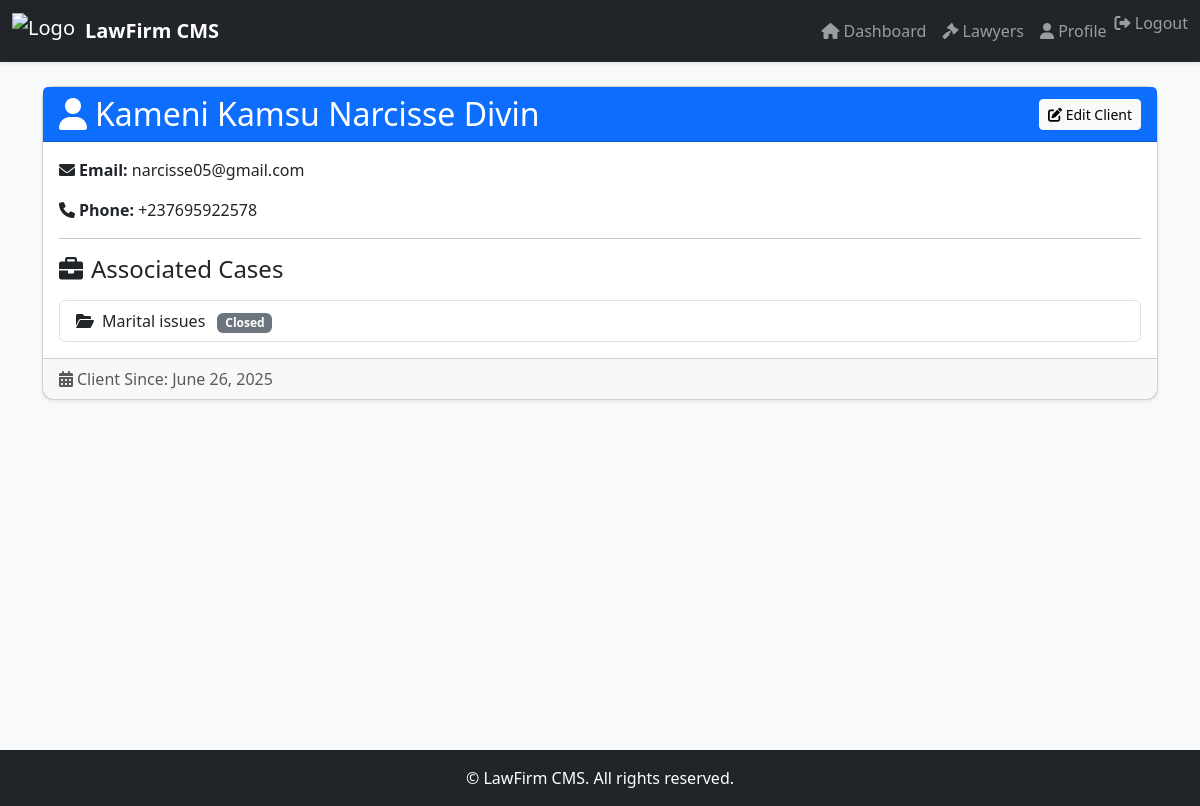
Screenshot of /client/1/ (signed in) with the database file from the repository.
### core/models.py (models this page shows, shortened)
class Client(models.Model):
    user = models.OneToOneField(
        User,
        on_delete=models.CASCADE,
        related_name='client_profile',
        verbose_name='User Account',
        null=True,  # Make nullable for existing data
        blank=True  # Allow blank in forms
    )
    name = models.CharField(
        max_length=100,
        help_text="Client's full name"
    )
    email = models.EmailField(
        unique=True,
        help_text="Primary email address (must be unique)"
    )
    phone = models.CharField(
        max_length=20,
        blank=True,
        null=True,
        help_text="Contact phone number"
    )
    address = models.TextField(
        blank=True,
        null=True,
        help_text="Full mailing address"
    )
    date_of_birth = models.DateField(
        blank=True,
        null=True,
        help_text="Date of birth (YYYY-MM-DD)",
        verbose_name="Date of Birth"
    )
    created_at = models.DateTimeField(
        auto_now_add=True,
        help_text="When this client was created",
        null=True,  # Make nullable for existing data
        blank=True  # Allow blank in forms
    )
    updated_at = models.DateTimeField(
        auto_now=True,
        help_text="When this client was last updated",
        null=True,  # Make nullable for existing data
        blank=True  # Allow blank in forms
    )
    class Meta:
        ordering = ['name']
        verbose_name = 'Client'
        verbose_name_plural = 'Clients'
        indexes = [
            models.Index(fields=['email'], name='client_email_idx'),
            models.Index(fields=['name'], name='client_name_idx'),
        ]

class Case(models.Model):
    STATUS = [
        ('open',    'Open'),
        ('pending', 'Pending'),
        ('closed',  'Closed'),
    ]
    title       = models.CharField(max_length=255)
    client      = models.ForeignKey(Client, on_delete=models.CASCADE)
    description = models.TextField(blank=True)
    lawyer      = models.ForeignKey(User, on_delete=models.SET_NULL, null=True)
    status    = models.CharField(max_length=20, choices=STATUS, default='open')
    opened_on = models.DateField(auto_now_add=True)
    due_date  = models.DateField(null=True, blank=True)

### core/views.py (the view)
# urls.py: path('client/<int:pk>/', views.client_detail, name='client_detail'),
@login_required
def client_detail(request, pk):
    client = get_object_or_404(Client, pk=pk)
    if not (request.user.is_superuser or request.user.groups.filter(name__in=['Admin', 'Lawyer']).exists() or (hasattr(request.user, 'client_profile') and request.user.client_profile.pk == client.pk)):
        messages.error(request, 'You do not have permission to view this client.')
        return redirect('dashboard')
    cases = Case.objects.filter(client=client)
    context = {
        'client': client,
        'cases': cases
    }
    return render(request, 'client_detail.html', context)

### core/templates/client_detail.html (shortened to what this page needs)
{% extends 'base.html' %}
{% load form_filters %}
{% block content %}
<div class="card shadow-sm mb-4">
    <div class="card-header d-flex justify-content-between align-items-center bg-primary text-white">
        <h2 class="card-title mb-0"><i class="fas fa-user me-2"></i>{{ client.name }}</h2>
        {% if user.is_superuser or user|has_group:'Admin' or user|has_group:'Lawyer' %}
        <a href="{% url 'client_update' client.pk %}" class="btn btn-light btn-sm"><i class="fas fa-edit"></i> Edit Client</a>
        {% endif %}
    </div>
    <div class="card-body">
        <p class="card-text"><strong><i class="fas fa-envelope me-1"></i>Email:</strong> {{ client.email }}</p>
        <p class="card-text"><strong><i class="fas fa-phone me-1"></i>Phone:</strong> {{ client.phone|default:'N/A' }}</p>
        <hr>
        <h4 class="mb-3"><i class="fas fa-briefcase me-2"></i>Associated Cases</h4>
        {% if cases %}
            <div class="list-group">
                {% for case in cases %}
                    <a href="{% url 'case_detail' case.pk %}" class="list-group-item list-group-item-action">
                        <i class="fas fa-folder-open me-2"></i>{{ case.title }} <span class="badge bg-secondary ms-2">{{ case.get_status_display }}</span>
                    </a>
                {% endfor %}
            </div>
        {% else %}
            <p class="text-muted">No cases found for this client.</p>
        {% endif %}
    </div>
    <div class="card-footer text-muted">
        <i class="fas fa-calendar-alt me-1"></i>Client Since: {{ client.created_at|date:"F d, Y" }}
    </div>
</div>
{% endblock %}

### core/templates/base.html (style rules this page uses)
body { background-color: #f8f9fa; }
.card { box-shadow: 0 2px 8px rgba(0,0,0,0.04); border-radius: 12px; }

### rows the page displays
Client: name "Kameni Kamsu Narcisse Divin", email "narcisse05@gmail.com", phone "+237695922578", created_at "June 26, 2025"
Case: title "Marital issues", status "Closed"
